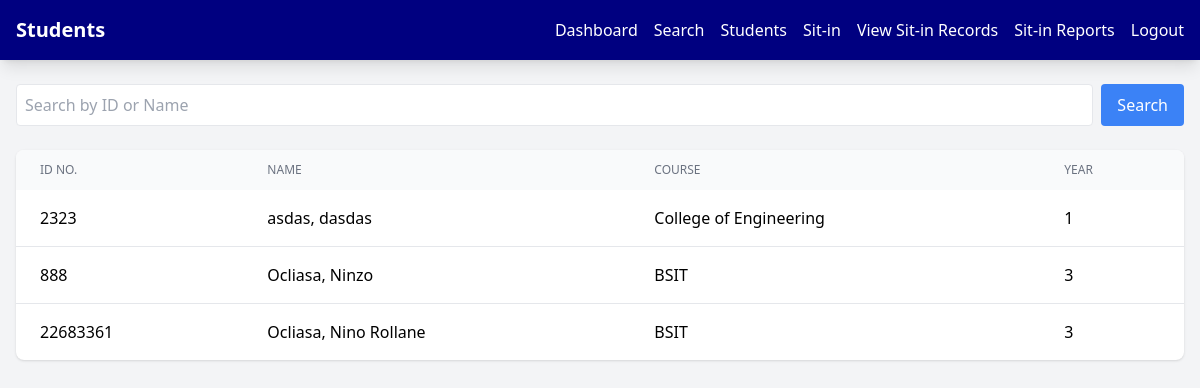
Before: /admin/students.php with the older database file.
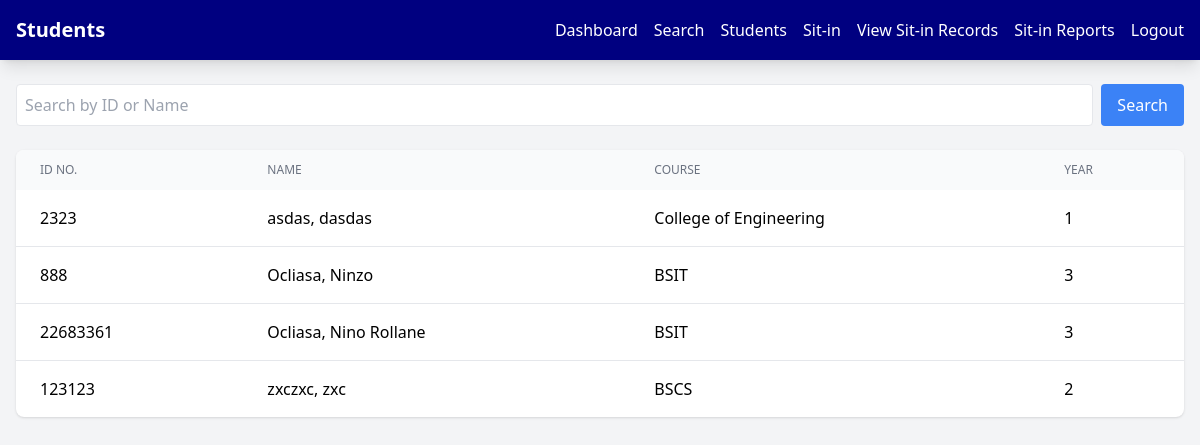
After: the same page with the newer database file.
### tables this page shows
CREATE TABLE `students` (
  `StudID` int(11) NOT NULL,
  `IDNO` int(11) NOT NULL,
  `Last_Name` varchar(100) NOT NULL,
  `First_Name` varchar(100) NOT NULL,
  `Mid_Name` varchar(100) NOT NULL,
  `Course` varchar(100) NOT NULL,
  `Year_lvl` int(11) NOT NULL,
  `Username` varchar(100) NOT NULL,
  `Password` varchar(100) NOT NULL,
  `profile_image` varchar(255) NOT NULL,
  `Email` varchar(255) NOT NULL,
  `Address` varchar(255) NOT NULL
);

### admin/students.php (the view, shortened to what this page needs)
<?php
$servername = "localhost";
$username = "root";
$password = "";
$database = "users";
$conn = new mysqli($servername, $username, $password, $database);
$search = isset($_GET['search']) ? $_GET['search'] : '';
if ($search) {
    $sql = "SELECT * FROM students WHERE IDNO LIKE ? OR First_Name LIKE ? OR Last_Name LIKE ?";
    $stmt = $conn->prepare($sql);
    $searchTerm = "%$search%";
    $stmt->bind_param("sss", $searchTerm, $searchTerm, $searchTerm);
    $stmt->execute();
    $result = $stmt->get_result();
} else {
    $sql = "SELECT * FROM students ORDER BY Last_Name";
    $result = $conn->query($sql);
}
?>
<!DOCTYPE html>
<html lang="en">
<head>
    <script src="https://cdn.tailwindcss.com"></script>
    <link rel="stylesheet" href="https://cdnjs.cloudflare.com/ajax/libs/font-awesome/6.4.0/css/all.min.css">
</head>
<nav class="bg-primary shadow-lg">
        <div class="max-w-7xl mx-auto px-4">
            <div class="flex justify-between items-center">
                <span class="text-white text-xl font-bold py-4">Students</span>
                <div class="flex space-x-4">
                    <div class="hidden md:flex items-center space-x-4">
                        <a href="dashboard.php" class="nav-link text-white hover:text-gray-200">Dashboard</a>
                        <a href="search.php" class="nav-link text-white hover:text-gray-200">Search</a>
                        <a href="students.php" class="nav-link text-white hover:text-gray-200">Students</a>
                        <a href="sitin.php" class="nav-link text-white hover:text-gray-200">Sit-in</a>
                        <a href="sit_in_records.php" class="nav-link text-white hover:text-gray-200">View Sit-in Records</a>
                        <a href="sit_in_reports.php" class="nav-link text-white hover:text-gray-200">Sit-in Reports</a>
                        <a href="../logout.php" class="nav-link text-white hover:text-gray-200">Logout</a>
                    </div>
                </div>
            </div>
        </div>
    </nav>
<body class="bg-gray-100">
    <div class="max-w-7xl mx-auto py-6 px-4">
        <div class="mb-6">
            <form method="GET" class="flex gap-2">
                <input type="text" name="search" placeholder="Search by ID or Name"
                       value="<?= htmlspecialchars($search) ?>"
                       class="flex-1 border p-2 rounded">
                <button type="submit" class="bg-blue-500 text-white px-4 py-2 rounded">
                    Search
                </button>
            </form>
        </div>
        <div class="bg-white rounded-lg shadow overflow-hidden">
            <table class="min-w-full">
                <thead class="bg-gray-50">
                    <tr>
                        <th class="px-6 py-3 text-left text-xs font-medium text-gray-500 uppercase">ID No.</th>
                        <th class="px-6 py-3 text-left text-xs font-medium text-gray-500 uppercase">Name</th>
                        <th class="px-6 py-3 text-left text-xs font-medium text-gray-500 uppercase">Course</th>
                        <th class="px-6 py-3 text-left text-xs font-medium text-gray-500 uppercase">Year</th>
                    </tr>
                </thead>
                <tbody class="divide-y divide-gray-200">
                    <?php while($row = $result->fetch_assoc()): ?>
                        <tr>
                            <td class="px-6 py-4"><?= htmlspecialchars($row['IDNO']) ?></td>
                            <td class="px-6 py-4">
                                <?= htmlspecialchars($row['Last_Name'] . ', ' . $row['First_Name']) ?>
                            </td>
                            <td class="px-6 py-4"><?= htmlspecialchars($row['Course']) ?></td>
                            <td class="px-6 py-4"><?= htmlspecialchars($row['Year_lvl']) ?></td>
                        </tr>
                    <?php endwhile; ?>
                </tbody>
            </table>
        </div>
    </div>
</body>
</html>

Changed rows visible on the page:
added students: IDNO "123123", Last_Name+First_Name "zxczxc, zxc", Course "BSCS", Year_lvl "2"
